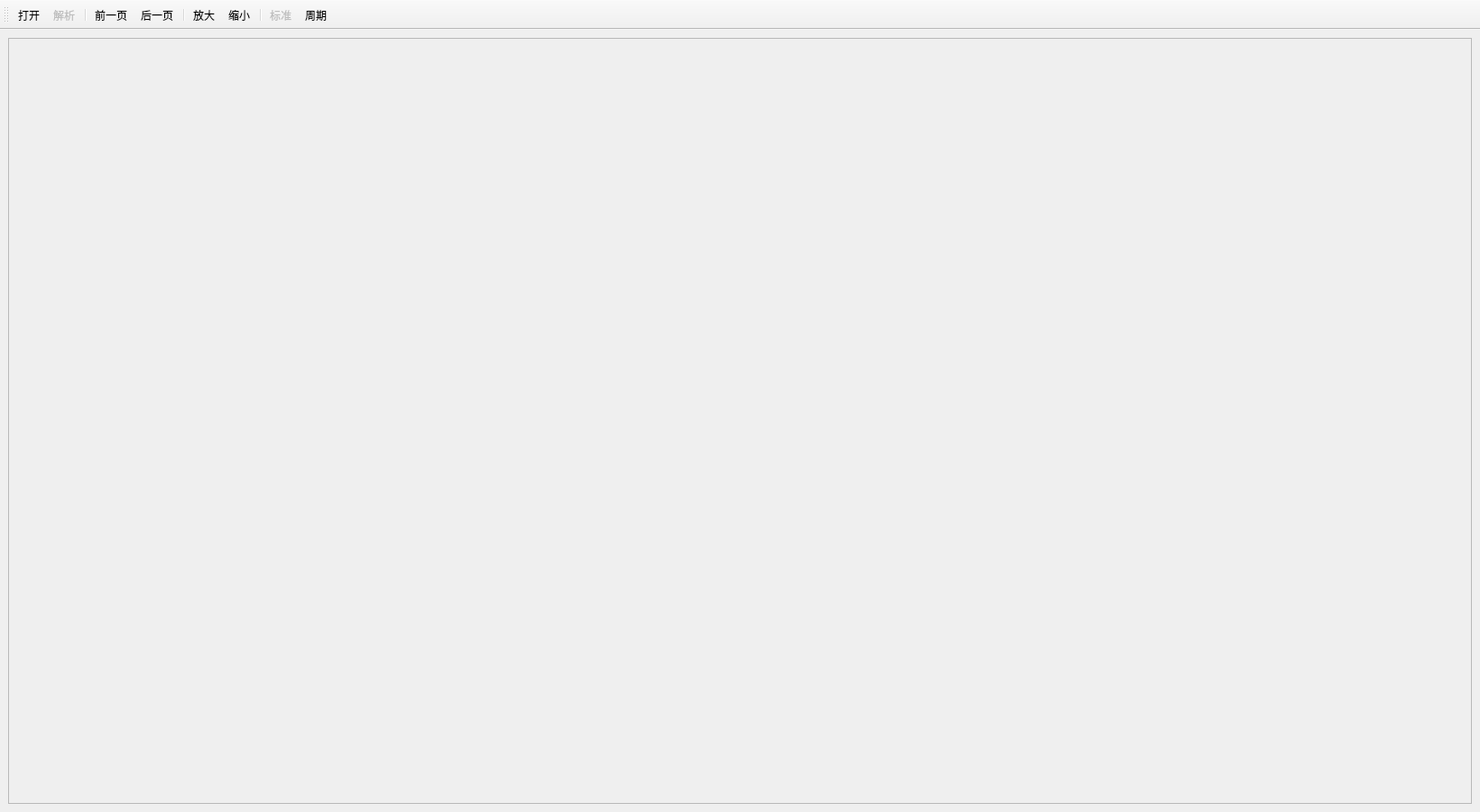
<?xml version="1.0" encoding="UTF-8"?>
<ui version="4.0">
 <class>StilParserTool</class>
 <widget class="QMainWindow" name="StilParserTool">
  <property name="geometry">
   <rect>
    <x>0</x>
    <y>0</y>
    <width>1640</width>
    <height>900</height>
   </rect>
  </property>
  <property name="minimumSize">
   <size>
    <width>1640</width>
    <height>0</height>
   </size>
  </property>
  <property name="maximumSize">
   <size>
    <width>1640</width>
    <height>16777215</height>
   </size>
  </property>
  <property name="windowTitle">
   <string>WaveFormView</string>
  </property>
  <widget class="QWidget" name="centralwidget">
   <layout class="QHBoxLayout" name="horizontalLayout">
    <item>
     <widget class="QScrollArea" name="scrollArea">
      <property name="minimumSize">
       <size>
        <width>0</width>
        <height>0</height>
       </size>
      </property>
      <property name="maximumSize">
       <size>
        <width>16777215</width>
        <height>16777215</height>
       </size>
      </property>
      <property name="widgetResizable">
       <bool>true</bool>
      </property>
      <widget class="QWidget" name="scrollAreaWidgetContents">
       <property name="geometry">
        <rect>
         <x>0</x>
         <y>0</y>
         <width>1600</width>
         <height>846</height>
        </rect>
       </property>
       <property name="minimumSize">
        <size>
         <width>1600</width>
         <height>0</height>
        </size>
       </property>
       <property name="maximumSize">
        <size>
         <width>1600</width>
         <height>16777215</height>
        </size>
       </property>
      </widget>
     </widget>
    </item>
   </layout>
  </widget>
  <widget class="QToolBar" name="toolBar">
   <property name="windowTitle">
    <string>toolBar</string>
   </property>
   <attribute name="toolBarArea">
    <enum>TopToolBarArea</enum>
   </attribute>
   <attribute name="toolBarBreak">
    <bool>false</bool>
   </attribute>
   <addaction name="Open"/>
   <addaction name="Analyse"/>
   <addaction name="separator"/>
   <addaction name="Previous"/>
   <addaction name="Next"/>
   <addaction name="separator"/>
   <addaction name="Larger"/>
   <addaction name="Smaller"/>
   <addaction name="separator"/>
   <addaction name="Normal"/>
   <addaction name="Period"/>
  </widget>
  <action name="Open">
   <property name="text">
    <string>打开</string>
   </property>
  </action>
  <action name="Analyse">
   <property name="enabled">
    <bool>false</bool>
   </property>
   <property name="text">
    <string>解析</string>
   </property>
  </action>
  <action name="Previous">
   <property name="icon">
    <iconset resource="other/qss.qrc">
     <normaloff>:/image/previous.png</normaloff>:/image/previous.png</iconset>
   </property>
   <property name="text">
    <string>前一页</string>
   </property>
   <property name="toolTip">
    <string>前一页</string>
   </property>
  </action>
  <action name="Next">
   <property name="icon">
    <iconset resource="other/qss.qrc">
     <normaloff>:/image/next.png</normaloff>:/image/next.png</iconset>
   </property>
   <property name="text">
    <string>后一页</string>
   </property>
   <property name="toolTip">
    <string>后一页</string>
   </property>
  </action>
  <action name="Larger">
   <property name="icon">
    <iconset resource="other/qss.qrc">
     <normaloff>:/image/zoom_in.png</normaloff>:/image/zoom_in.png</iconset>
   </property>
   <property name="text">
    <string>放大</string>
   </property>
  </action>
  <action name="Smaller">
   <property name="icon">
    <iconset resource="other/qss.qrc">
     <normaloff>:/image/zoom_out.png</normaloff>:/image/zoom_out.png</iconset>
   </property>
   <property name="text">
    <string>缩小</string>
   </property>
  </action>
  <action name="Period">
   <property name="enabled">
    <bool>true</bool>
   </property>
   <property name="text">
    <string>周期</string>
   </property>
  </action>
  <action name="Normal">
   <property name="enabled">
    <bool>false</bool>
   </property>
   <property name="text">
    <string>标准</string>
   </property>
  </action>
 </widget>
 <resources>
  <include location="other/qss.qrc"/>
 </resources>
 <connections/>
</ui>
